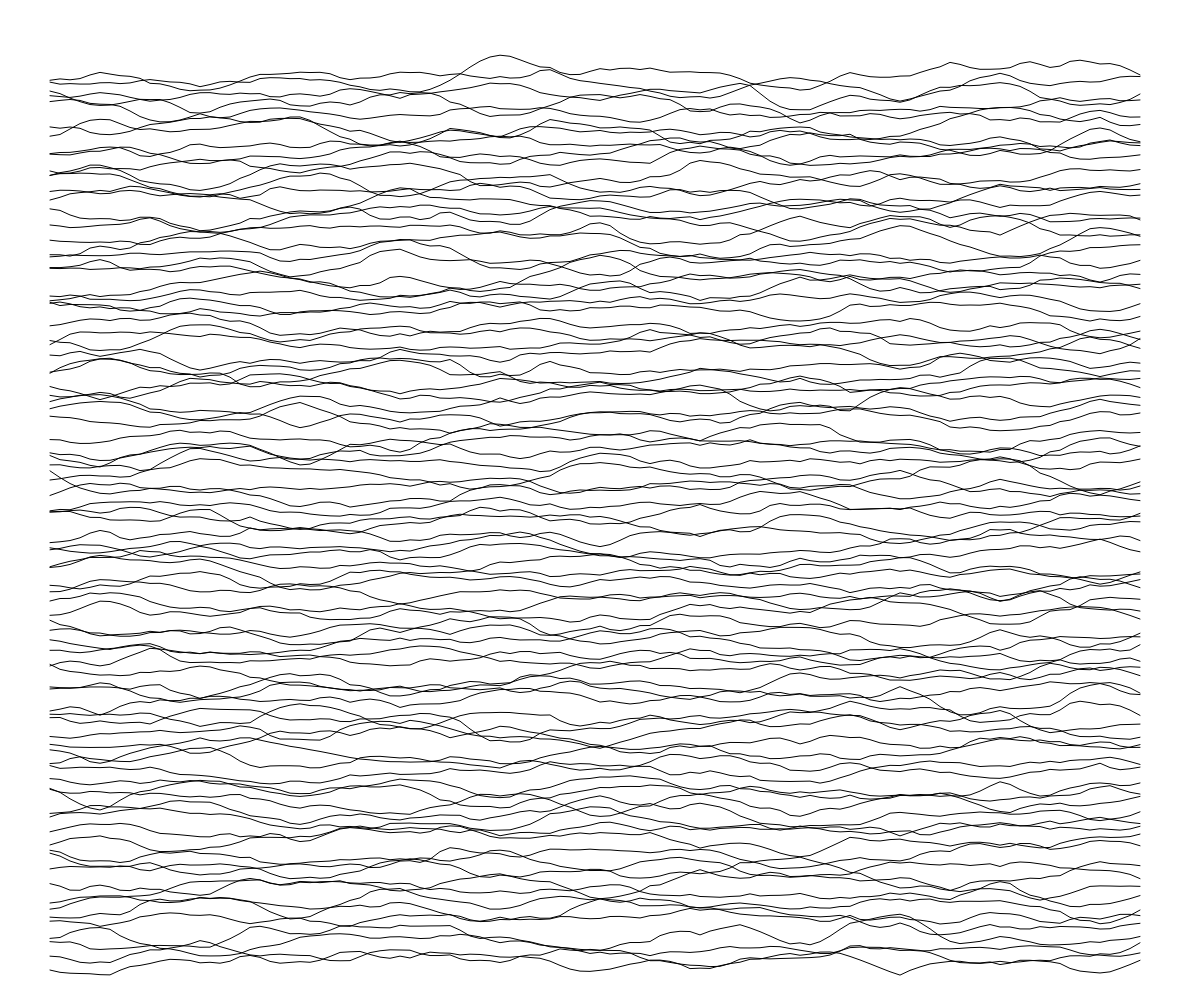
Frame 1 (no input)
Frame 2 (the mouse pressed at the canvas centre, redrawn once): identical to frame 1, image omitted

The p5.js sketch that drew this single still picture (run headless with seeded random() and noise() and a simulated clock; the mouse was pressed at the canvas centre and the sketch redrawn once):

// p5.js sketch
// ── sketch.js
function setup() { createCanvas(windowWidth, windowHeight); noLoop(); }
function draw() {
  background(255);
  stroke(0); noFill();
  let step = 10;
  for(let y=50; y<height-50; y+=step) {
    beginShape();
    for(let x=50; x<width-50; x+=step) {
      vertex(x, y + noise(x*0.01, y*0.1)*50);
    }
    endShape();
  }
}
function windowResized() { resizeCanvas(windowWidth, windowHeight); }
